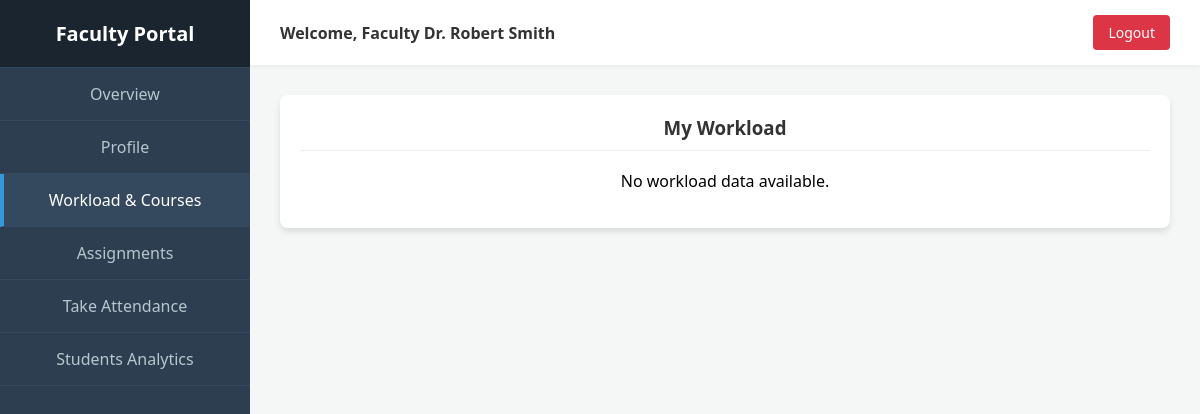
The page /faculty/dashboard/courses/ on the database as committed earlier.
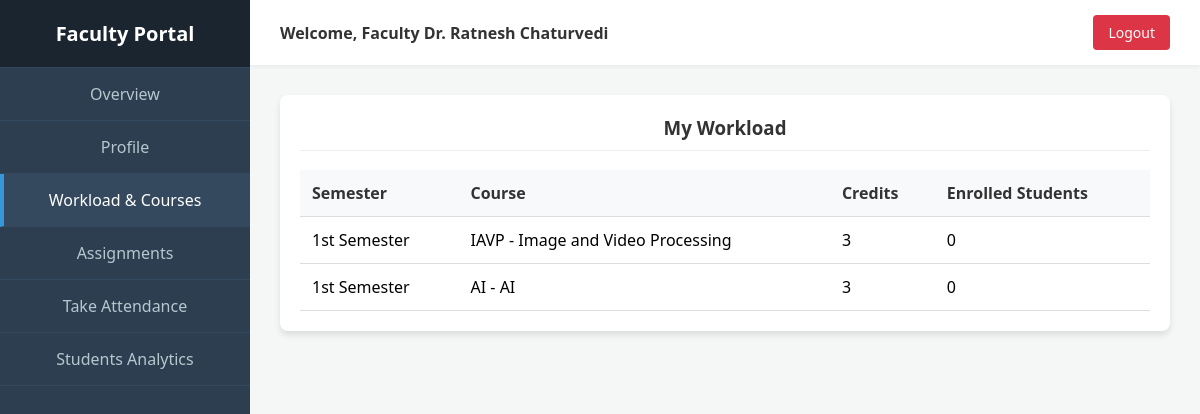
The same page on the database as committed later.
### backend/faculty/models.py (models this page shows, shortened)
class FacultyProfile(models.Model):
    user = models.OneToOneField(User, on_delete=models.CASCADE, related_name='faculty_module_profile')
    department = models.ForeignKey(Department, on_delete=models.SET_NULL, null=True, related_name='faculties')
    designation = models.CharField(max_length=100, default="Assistant Professor")
    contact_number = models.CharField(max_length=20, null=True, blank=True)
    address = models.TextField(null=True, blank=True)
    date_joined = models.DateField(auto_now_add=True)

class FacultyCourseAssignment(models.Model):
    faculty = models.ForeignKey(FacultyProfile, on_delete=models.CASCADE, related_name='course_assignments')
    course = models.ForeignKey(Course, on_delete=models.CASCADE, related_name='assigned_faculties')
    semester = models.CharField(max_length=50, choices=SEMESTER_CHOICES)
    class Meta:
        unique_together = ('faculty', 'course', 'semester')
        verbose_name = 'Faculty Course Specialization'
        verbose_name_plural = 'Faculty Course Specializations'

### authentication/models.py (models this page shows, shortened)
class User(models.Model):
    ROLE_CHOICES = [
        ('student','Student'),
        ('faculty','Faculty'),
        ('admin','Admin')
    ]
    name = models.CharField(max_length=100)
    email = models.EmailField(unique=True)
    role = models.CharField(max_length=10, choices=ROLE_CHOICES)
    password = models.CharField(max_length=100, default="ADMIN")

### backend/student/models.py (models this page shows, shortened)
class Course(models.Model):
    name = models.CharField(max_length=200)
    code = models.CharField(max_length=50, unique=True)
    description = models.TextField(null=True, blank=True)
    credits = models.IntegerField(default=3)

### backend/faculty/views.py (the view)
# urls.py: path('dashboard/courses/', views.faculty_courses, name='faculty_courses'),
def faculty_courses(request):
    profile = get_faculty_profile(request)
    assignments = FacultyCourseAssignment.objects.filter(faculty=profile)
    workload_data = []
    for assignment in assignments:
        student_count = Enrollment.objects.filter(course=assignment.course).count()
        workload_data.append({
            'assignment': assignment,
            'student_count': student_count,
            'credits': assignment.course.credits
        })
    return render(request, "dashboards/faculty/courses.html", {"profile": profile, "workload_data": workload_data})

### backend/faculty/views.py (called while the page is built)
def get_faculty_profile(request):
    faculty_email = request.session.get('faculty_email')
    if faculty_email:
        return FacultyProfile.objects.filter(user__email=faculty_email).first()
    return FacultyProfile.objects.first() # Fallback for demo

### templates/dashboards/faculty/courses.html (shortened to what this page needs)
{% extends "dashboards/faculty/base.html" %}
{% block content %}
<div class="card">
    <h3>My Workload</h3>
    {% if workload_data %}
    <table>
        <thead>
            <tr>
                <th>Semester</th>
                <th>Course</th>
                <th>Credits</th>
                <th>Enrolled Students</th>
            </tr>
        </thead>
        <tbody>
            {% for item in workload_data %}
            <tr>
                <td>{{ item.assignment.semester }}</td>
                <td>{{ item.assignment.course.code }} - {{ item.assignment.course.name }}</td>
                <td>{{ item.credits }}</td>
                <td>{{ item.student_count }}</td>
            </tr>
            {% endfor %}
        </tbody>
    </table>
    {% else %}
    <p>No workload data available.</p>
    {% endif %}
</div>
{% endblock %}

### templates/dashboards/faculty/base.html (shortened to what this page needs)
<!DOCTYPE html>
<html lang="en">
<head>
    <link rel="stylesheet" href="/static/css/style.css">
</head>
<body>
    <div class="sidebar">
        <div class="sidebar-header">
            <h2>Faculty Portal</h2>
        </div>
        <div class="nav-links">
            <a href="/faculty/dashboard/"
                class="nav-item {% if request.path  ==  '/faculty/dashboard/'  %}active{% endif %}">Overview</a>
            <a href="/faculty/dashboard/profile/"
                class="nav-item {% if '/profile/' in request.path %}active{% endif %}">Profile</a>
            <a href="/faculty/dashboard/courses/"
                class="nav-item {% if '/courses/' in request.path %}active{% endif %}">Workload & Courses</a>
            <a href="/faculty/dashboard/assignments/"
                class="nav-item {% if '/assignments/' in request.path %}active{% endif %}">Assignments</a>
            <a href="/faculty/dashboard/attendance/"
                class="nav-item {% if '/attendance/' in request.path %}active{% endif %}">Take Attendance</a>
            <a href="/faculty/dashboard/analytics/"
                class="nav-item {% if '/analytics/' in request.path %}active{% endif %}">Students Analytics</a>
        </div>
    </div>
    <div class="main-content">
        <div class="topbar">
            <div class="user-info">
                Welcome, Faculty {{ profile.user.name|default:"" }}
            </div>
            <a href="/auth/" class="btn-logout">Logout</a>
        </div>
        <div class="content-area">
            {% block content %}{% endblock %}
        </div>
    </div>
</body>
</html>

Rows that differ between the two databases and show on the page:
removed FacultyProfile: user.name "Dr. Robert Smith"
added FacultyProfile: user.name "Dr. Ratnesh Chaturvedi"
added FacultyCourseAssignment: assignment.semester "1st Semester", assignment.course.code "IAVP", assignment.course.name "Image and Video Processing", credits "3", student_count "0"
added FacultyCourseAssignment: assignment.semester "1st Semester", assignment.course.code "AI", assignment.course.name "AI", credits "3", student_count "0"
Other text that changed with them:
text no longer shown: "No workload data available."
text now shown: "Semester Course Credits Enrolled Students"
